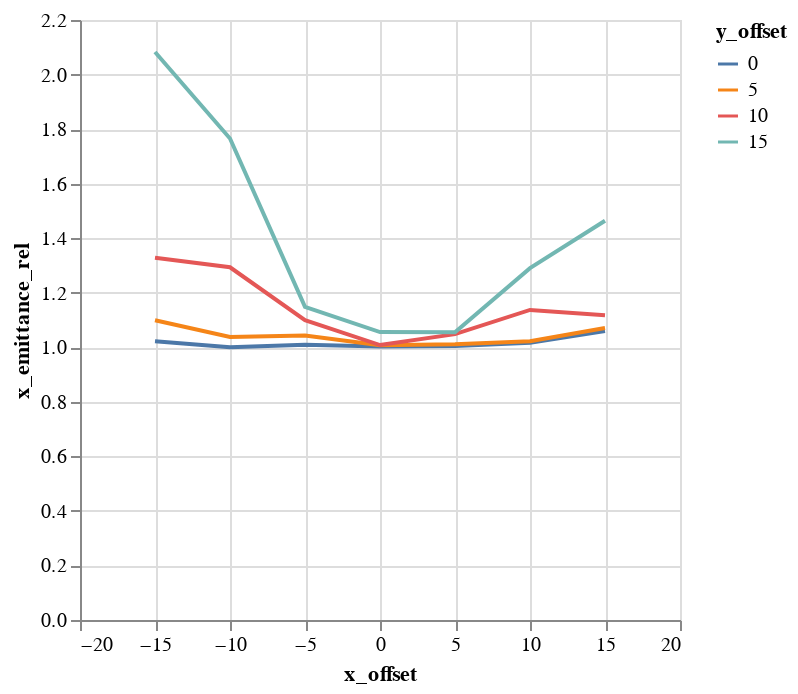

Notebook cell for this chart:
### Code cell
alt.Chart(emit_df).mark_line().encode(
    color='y_offset:N',
    x='x_offset',
    y='x_emittance_rel',
)

### Figure 1 — Vega-Lite specification as saved in the notebook (floating-point values rounded to 4 significant figures)
{"$schema": "https://vega.github.io/schema/vega-lite/v1.2.1.json", "data": {"values": [{"losses": 0, "relbeta": 0.002308, "sourceID": 16777222, "sourceName": "x_-15_y_0", "x_emittance": 1.657, "x_emittance_rel": 1.022, "x_norm_emittance": 0.003825, "x_offset": -15, "y_emittance": 1.599, "y_emittance_rel": 1.017, "y_norm_emittance": 0.003692, "y_offset": 0}, {"losses": 0, "relbeta": 0.002308, "sourceID": 16777229, "sourceName": "x_-15_y_5", "x_emittance": 1.751, "x_emittance_rel": 1.099, "x_norm_emittance": 0.004041, "x_offset": -15, "y_emittance": 1.671, "y_emittance_rel": 1.049, "y_norm_emittance": 0.003857, "y_offset": 5}, {"losses": 0, "relbeta": 0.002308, "sourceID": 16777236, "sourceName": "x_-15_y_10", "x_emittance": 2.148, "x_emittance_rel": 1.329, "x_norm_emittance": 0.004959, "x_offset": -15, "y_emittance": 2.11, "y_emittance_rel": 1.322, "y_norm_emittance": 0.004871, "y_offset": 10}, {"losses": 0, "relbeta": 0.002308, "sourceID": 16777243, "sourceName": "x_-15_y_15", "x_emittance": 3.48, "x_emittance_rel": 2.082, "x_norm_emittance": 0.008034, "x_offset": -15, "y_emittance": 3.305, "y_emittance_rel": 1.989, "y_norm_emittance": 0.007629, "y_offset": 15}, {"losses": 0, "relbeta": 0.002308, "sourceID": 16777220, "sourceName": "x_-10_y_0", "x_emittance": 1.592, "x_emittance_rel": 1.0, "x_norm_emittance": 0.003675, "x_offset": -10, "y_emittance": 1.59, "y_emittance_rel": 1.024, "y_norm_emittance": 0.00367, "y_offset": 0}, {"losses": 0, "relbeta": 0.002308, "sourceID": 16777227, "sourceName": "x_-10_y_5", "x_emittance": 1.674, "x_emittance_rel": 1.038, "x_norm_emittance": 0.003864, "x_offset": -10, "y_emittance": 1.668, "y_emittance_rel": 1.055, "y_norm_emittance": 0.003849, "y_offset": 5}, {"losses": 0, "relbeta": 0.002308, "sourceID": 16777234, "sourceName": "x_-10_y_10", "x_emittance": 1.923, "x_emittance_rel": 1.293, "x_norm_emittance": 0.004439, "x_offset": -10, "y_emittance": 2.073, "y_emittance_rel": 1.245, "y_norm_emittance": 0.004785, "y_offset": 10}, {"losses": 0, "relbeta": 0.002308, "sourceID": 16777241, "sourceName": "x_-10_y_15", "x_emittance": 2.56, "x_emittance_rel": 1.765, "x_norm_emittance": 0.005909, "x_offset": -10, "y_emittance": 2.867, "y_emittance_rel": 1.755, "y_norm_emittance": 0.006619, "y_offset": 15}, {"losses": 0, "relbeta": 0.002308, "sourceID": 16777218, "sourceName": "x_-5_y_0", "x_emittance": 1.692, "x_emittance_rel": 1.009, "x_norm_emittance": 0.003905, "x_offset": -5, "y_emittance": 1.736, "y_emittance_rel": 1.011, "y_norm_emittance": 0.004007, "y_offset": 0}, {"losses": 0, "relbeta": 0.002308, "sourceID": 16777225, "sourceName": "x_-5_y_5", "x_emittance": 1.589, "x_emittance_rel": 1.043, "x_norm_emittance": 0.003668, "x_offset": -5, "y_emittance": 1.693, "y_emittance_rel": 1.041, "y_norm_emittance": 0.003908, "y_offset": 5}, {"losses": 0, "relbeta": 0.002308, "sourceID": 16777232, "sourceName": "x_-5_y_10", "x_emittance": 1.662, "x_emittance_rel": 1.1, "x_norm_emittance": 0.003836, "x_offset": -5, "y_emittance": 1.697, "y_emittance_rel": 1.098, "y_norm_emittance": 0.003917, "y_offset": 10}, {"losses": 0, "relbeta": 0.002308, "sourceID": 16777239, "sourceName": "x_-5_y_15", "x_emittance": 1.942, "x_emittance_rel": 1.148, "x_norm_emittance": 0.004483, "x_offset": -5, "y_emittance": 1.714, "y_emittance_rel": 1.139, "y_norm_emittance": 0.003957, "y_offset": 15}, {"losses": 0, "relbeta": 0.002308, "sourceID": 16777216, "sourceName": "x_0_y_0", "x_emittance": 1.544, "x_emittance_rel": 1.003, "x_norm_emittance": 0.003564, "x_offset": 0, "y_emittance": 1.538, "y_emittance_rel": 1.001, "y_norm_emittance": 0.00355, "y_offset": 0}, {"losses": 0, "relbeta": 0.002308, "sourceID": 16777223, "sourceName": "x_0_y_5", "x_emittance": 1.552, "x_emittance_rel": 1.007, "x_norm_emittance": 0.003583, "x_offset": 0, "y_emittance": 1.559, "y_emittance_rel": 1.016, "y_norm_emittance": 0.003599, "y_offset": 5}, {"losses": 0, "relbeta": 0.002308, "sourceID": 16777230, "sourceName": "x_0_y_10", "x_emittance": 1.414, "x_emittance_rel": 1.008, "x_norm_emittance": 0.003265, "x_offset": 0, "y_emittance": 1.497, "y_emittance_rel": 1.015, "y_norm_emittance": 0.003457, "y_offset": 10}, {"losses": 0, "relbeta": 0.002308, "sourceID": 16777237, "sourceName": "x_0_y_15", "x_emittance": 1.867, "x_emittance_rel": 1.056, "x_norm_emittance": 0.00431, "x_offset": 0, "y_emittance": 1.731, "y_emittance_rel": 1.073, "y_norm_emittance": 0.003995, "y_offset": 15}, {"losses": 0, "relbeta": 0.002309, "sourceID": 16777217, "sourceName": "x_5_y_0", "x_emittance": 1.557, "x_emittance_rel": 1.005, "x_norm_emittance": 0.003595, "x_offset": 5, "y_emittance": 1.682, "y_emittance_rel": 1.005, "y_norm_emittance": 0.003883, "y_offset": 0}, {"losses": 0, "relbeta": 0.002309, "sourceID": 16777224, "sourceName": "x_5_y_5", "x_emittance": 1.619, "x_emittance_rel": 1.011, "x_norm_emittance": 0.003739, "x_offset": 5, "y_emittance": 1.492, "y_emittance_rel": 1.012, "y_norm_emittance": 0.003444, "y_offset": 5}, {"losses": 0, "relbeta": 0.002309, "sourceID": 16777231, "sourceName": "x_5_y_10", "x_emittance": 1.533, "x_emittance_rel": 1.048, "x_norm_emittance": 0.003539, "x_offset": 5, "y_emittance": 1.638, "y_emittance_rel": 1.028, "y_norm_emittance": 0.003781, "y_offset": 10}, {"losses": 0, "relbeta": 0.002309, "sourceID": 16777238, "sourceName": "x_5_y_15", "x_emittance": 1.686, "x_emittance_rel": 1.055, "x_norm_emittance": 0.003892, "x_offset": 5, "y_emittance": 1.709, "y_emittance_rel": 1.086, "y_norm_emittance": 0.003946, "y_offset": 15}, {"losses": 0, "relbeta": 0.002309, "sourceID": 16777219, "sourceName": "x_10_y_0", "x_emittance": 1.545, "x_emittance_rel": 1.017, "x_norm_emittance": 0.003567, "x_offset": 10, "y_emittance": 1.611, "y_emittance_rel": 1.007, "y_norm_emittance": 0.003719, "y_offset": 0}, {"losses": 0, "relbeta": 0.002309, "sourceID": 16777226, "sourceName": "x_10_y_5", "x_emittance": 1.479, "x_emittance_rel": 1.022, "x_norm_emittance": 0.003414, "x_offset": 10, "y_emittance": 1.507, "y_emittance_rel": 1.001, "y_norm_emittance": 0.00348, "y_offset": 5}, {"losses": 0, "relbeta": 0.002309, "sourceID": 16777233, "sourceName": "x_10_y_10", "x_emittance": 1.982, "x_emittance_rel": 1.137, "x_norm_emittance": 0.004575, "x_offset": 10, "y_emittance": 1.762, "y_emittance_rel": 1.093, "y_norm_emittance": 0.004068, "y_offset": 10}, {"losses": 0, "relbeta": 0.002309, "sourceID": 16777240, "sourceName": "x_10_y_15", "x_emittance": 2.029, "x_emittance_rel": 1.29, "x_norm_emittance": 0.004685, "x_offset": 10, "y_emittance": 1.997, "y_emittance_rel": 1.322, "y_norm_emittance": 0.004611, "y_offset": 15}, {"losses": 0, "relbeta": 0.002309, "sourceID": 16777221, "sourceName": "x_15_y_0", "x_emittance": 1.588, "x_emittance_rel": 1.059, "x_norm_emittance": 0.003665, "x_offset": 15, "y_emittance": 1.595, "y_emittance_rel": 1.011, "y_norm_emittance": 0.003683, "y_offset": 0}, {"losses": 0, "relbeta": 0.002309, "sourceID": 16777228, "sourceName": "x_15_y_5", "x_emittance": 1.683, "x_emittance_rel": 1.07, "x_norm_emittance": 0.003884, "x_offset": 15, "y_emittance": 1.53, "y_emittance_rel": 1.03, "y_norm_emittance": 0.003531, "y_offset": 5}, {"losses": 0, "relbeta": 0.002309, "sourceID": 16777235, "sourceName": "x_15_y_10", "x_emittance": 1.813, "x_emittance_rel": 1.117, "x_norm_emittance": 0.004186, "x_offset": 15, "y_emittance": 1.814, "y_emittance_rel": 1.122, "y_norm_emittance": 0.004187, "y_offset": 10}, {"losses": 0, "relbeta": 0.002309, "sourceID": 16777242, "sourceName": "x_15_y_15", "x_emittance": 2.218, "x_emittance_rel": 1.464, "x_norm_emittance": 0.00512, "x_offset": 15, "y_emittance": 2.375, "y_emittance_rel": 1.496, "y_norm_emittance": 0.005483, "y_offset": 15}]}, "encoding": {"color": {"field": "y_offset", "type": "nominal"}, "x": {"field": "x_offset", "type": "quantitative"}, "y": {"field": "x_emittance_rel", "type": "quantitative"}}, "mark": "line"}
